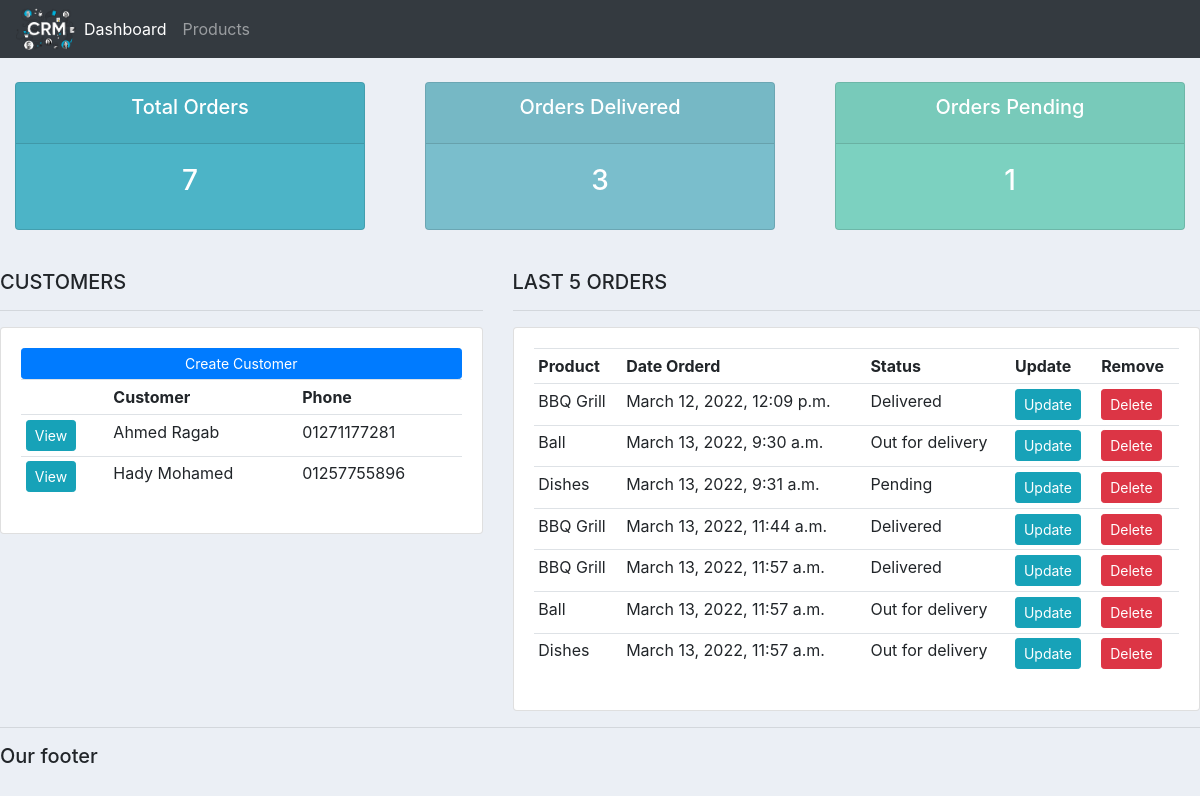
The page / on the database its author committed.
### accounts/models.py (models this page shows, shortened)
class Customer(models.Model):
    name = models.CharField(max_length=200, null=True)
    phone = models.CharField(max_length=200, null=True)
    email = models.CharField(max_length=200, null=True)
    date_created = models.DateTimeField(auto_now_add=True, null=True)

class Order(models.Model):
    STATUS = (
        ('Pending','Pending'),
        ('Out for delivery','Out for delivery'),
        ('Delivered','Delivered'),
    )
    customer = models.ForeignKey(Customer, null=True, on_delete=models.SET_NULL) #One to many rel.
    product = models.ForeignKey(Product, null=True, on_delete=models.SET_NULL)
    date_created = models.DateTimeField(auto_now_add=True, null=True)
    status = models.CharField(max_length=200, null=True, choices=STATUS)
    note = models.CharField(max_length=1000, null=True)

class Product(models.Model):
    CATEGORY = (
        ('Indoor','Indoor'),
        ('Outdoor','Outdoor'),
    )
    name =  models.CharField(max_length=200, null=True)
    price =  models.FloatField(null=True)
    category =  models.CharField(max_length=200, null=True, choices=CATEGORY)
    description =  models.CharField(max_length=200, null=True, blank=True) #blank means can make it blank.
    date_created = models.DateTimeField(auto_now_add=True, null=True)
    tags = models.ManyToManyField(Tag) #Many to many rel.
    def __str__(self):
        return self.name

### accounts/views.py (the view)
# urls.py: path('', views.home, name='home'), #Base URL
def home(request):
    customers = Customer.objects.all()
    orders = Order.objects.all()
    totalCustomers = customers.count()
    totalOrders = orders.count()
    delivered = orders.filter(status='Delivered').count()
    pending = orders.filter(status='Pending').count()
    context = {'orders':orders, 'customers':customers, 'totalOrders':totalOrders,
    'delivered':delivered, 'pending':pending}
    return render(request, 'accounts/dashboard.html',context)

### accounts/templates/accounts/dashboard.html
{% extends 'accounts/main.html' %}
{% block content %}
{% include 'accounts/status.html' %}
<br>
<div class="row">
	<div class="col-md-5">
		<h5>CUSTOMERS</h5>
		<hr>
		<div class="card card-body">
			<a class="btn btn-primary  btn-sm btn-block" href="">Create Customer</a>
			<table class="table table-sm">
				<tr>
					<th></th>
					<th>Customer</th>
					<th>Phone</th>
				</tr>
				{% for customer in customers %}
					<tr>
						<td><a class="btn btn-sm btn-info" href="{% url 'customer' customer.id %}">View</a></td>
						<td>{{customer.name}}</td>
						<td>{{customer.phone}}</td>
					</tr>
				{% endfor %}
			</table>
		</div>
	</div>
	<div class="col-md-7">
		<h5>LAST 5 ORDERS</h5>
		<hr>
		<div class="card card-body">
			<table class="table table-sm">
				<tr>
					<th>Product</th>
					<th>Date Orderd</th>
					<th>Status</th>
					<th>Update</th>
					<th>Remove</th>
				</tr>
				{% for order in orders %}
					<tr>
						<td>{{order.product}}</td>
						<td>{{order.date_created}}</td>
						<td>{{order.status}}</td>
						<td><a class="btn btn-sm btn-info" href="{% url 'update_order' order.id %}">Update</a></td>
						<td><a class="btn btn-sm btn-danger" href="{% url 'delete_order' order.id %}">Delete</a></td>
					</tr>
				{% endfor %}
			</table>
		</div>
	</div>
</div>
{% endblock %}

### static/css/main.css (style rules this page uses)
body { background-color: #ebeff5; }

### rows shown on the page
Customer: name "Ahmed Ragab", phone "01271177281"
Customer: name "Hady Mohamed", phone "01257755896"
Order: product "BBQ Grill", date_created "March 12, 2022, 12:09 p.m.", status "Delivered"
Order: product "Ball", date_created "March 13, 2022, 9:30 a.m.", status "Out for delivery"
Order: product "Dishes", date_created "March 13, 2022, 9:31 a.m.", status "Pending"
Order: product "BBQ Grill", date_created "March 13, 2022, 11:44 a.m.", status "Delivered"
Order: product "BBQ Grill", date_created "March 13, 2022, 11:57 a.m.", status "Delivered"
Order: product "Ball", date_created "March 13, 2022, 11:57 a.m.", status "Out for delivery"
Order: product "Dishes", date_created "March 13, 2022, 11:57 a.m.", status "Out for delivery"

### other values the page prints
{{ totalOrders }} "7"
{{ delivered }} "3"
{{ pending }} "1"
